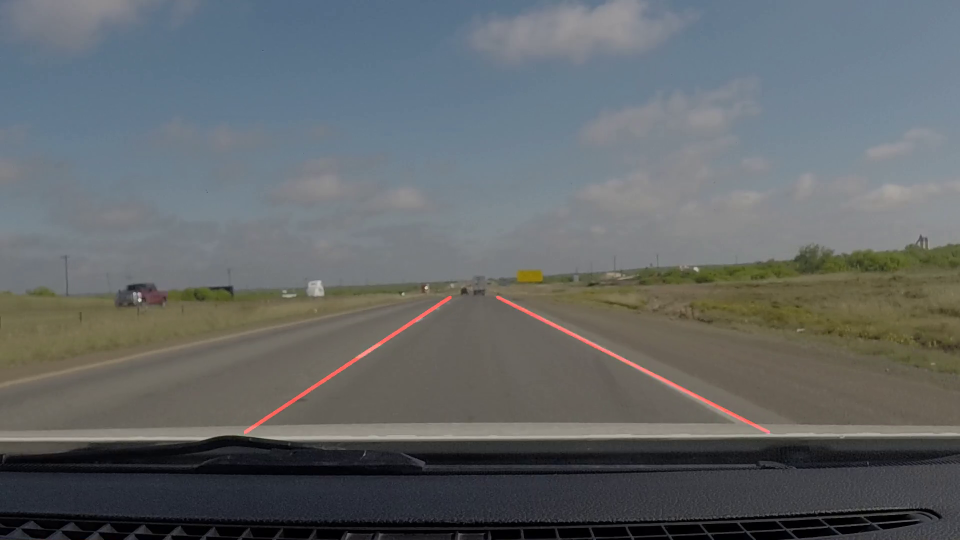
#> input picture frame 2 of Lab_9/highway_right_solid_white_line_short_with_red_lines.mp4, 1920 x 1080 px, given in place of highway_right_solid_white_line_short.mp4, which was not available (shown at 1/2 size)
$ jupyter execute Lab_09.ipynb   (text cells are left out)
#> lines starting #> are read from the running program, lines starting #| are printed output that depends on the picture; after the words box and inside, x2 and y2 are one past the last pixel; in counts of white or black regions, pixels touching at a corner belong together; pictures that were not available may be replaced by others from this repository, and a replacement may not be noted
#> further down, frame is the input picture: shape (1080, 1920, 3); mean B, G, R 105, 103.3, 99.1
[cell 1]
import matplotlib.pyplot as plt
import matplotlib.image as mpimg
import numpy as np
import cv2
import math

# select a region of interest
def region_of_interest(img, vertices):
    """
    Applies an image mask.
    Only keeps the region of the image defined by the polygon
    formed from `vertices`. The rest of the image is set to black.
    """
    #defining a blank mask to start with
    mask = np.zeros_like(img)

    #defining a 3 channel or 1 channel color to fill the mask with depending on the input image
    if len(img.shape) > 2:
        channel_count = img.shape[2]  # i.e. 3 or 4 depending on your image
        ignore_mask_color = (255,) * channel_count
    else:
        ignore_mask_color = 255

    #filling pixels inside the polygon defined by "vertices" with the fill color
    cv2.fillPoly(mask, vertices, ignore_mask_color)

    #returning the image only where mask pixels are nonzero
    masked_image = cv2.bitwise_and(img, mask)

    #cv2.namedWindow('Line detection', cv2.WINDOW_NORMAL)
    #cv2.resizeWindow('Line detection', 900, 550)
    #cv2.imshow('Line detection',masked_image)

    return masked_image

def draw_lines(img, lines, color=[0, 0, 255], thickness=3):

    """
    Draws lines on image.
    Once the line is detected, it will render the detected lines
    back onto the image itself.
    """

    # Create a blank image that matches the original in size.
    line_img = np.zeros(
        (
            img.shape[0],
            img.shape[1],
            3
        ),
        dtype=np.uint8
    )

    # Make a copy of the original image.
    img = np.copy(img)

    # If there are no lines to draw, exit.
    if lines is None:
        return

    # Loop over all lines and draw them on the blank image.
    for line in lines:
        for x1, y1, x2, y2 in line:
            cv2.line(line_img, (x1, y1), (x2, y2), color, thickness)

    # Merge the image with the lines onto the original.
    img = cv2.addWeighted(img, 0.8, line_img, 1.0, 0.0)

    # Return the modified image.
    return img

def pipeline(image):
    """
    An image processing pipeline which will output
    an image with the lane lines annotated.
    """

    # 1.- Read image
    img_colour = image

    # verify that image `img` exist
    if img_colour is None:
        print('ERROR: image ', img_name, 'could not be read')
        exit()

	# 2. Convert from BGR to RGB then from RGB to greyscale
    img_colour_rgb = cv2.cvtColor(img_colour, cv2.COLOR_BGR2RGB)
    grey = cv2.cvtColor(img_colour_rgb, cv2.COLOR_RGB2GRAY)
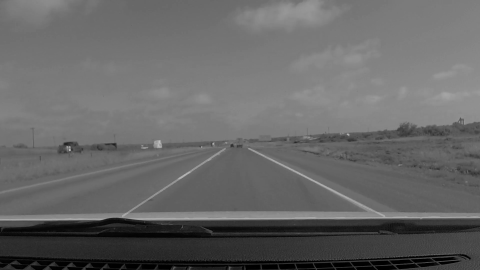
#> grey: shape (1080, 1920) (shown at 1/4 size); min 0, max 213, mean 102.2

	# 3.- Apply Gaussuan smoothing
    kernel_size = (7,7)
    blur_grey = cv2.GaussianBlur(grey, kernel_size, sigmaX=0, sigmaY=0)

	# 4.- Apply Canny edge detector
    low_threshold = 10
    high_threshold = 70
    edges = cv2.Canny(blur_grey, low_threshold, high_threshold, apertureSize=3)
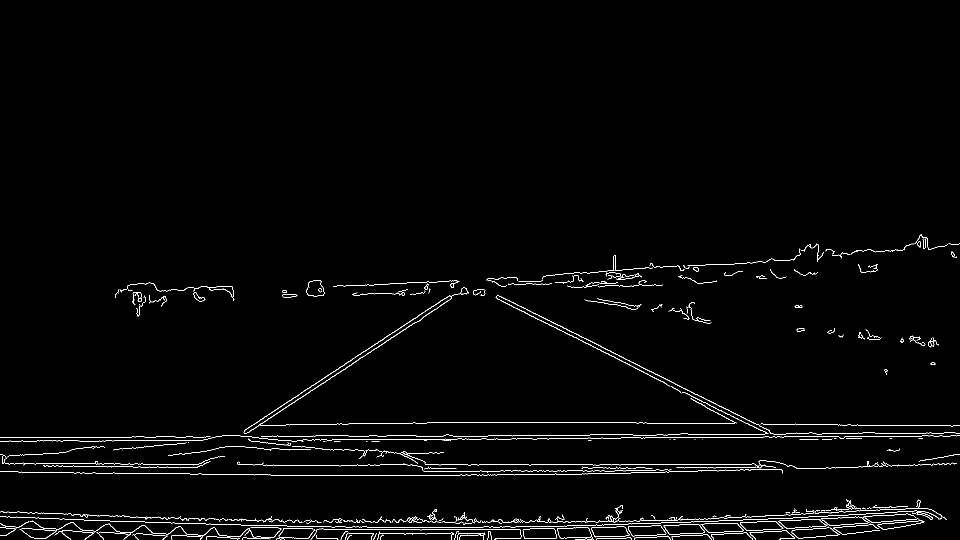
#> edges: shape (1080, 1920) (shown at 1/2 size); 1.5% white in thin lines or dots, all inside (x1, y1, x2, y2) = (0, 468, 1920, 1080)

	# 5.- Define a polygon-shape like region of interest
    img_shape = grey.shape

    # uncomment the following lines when extracting lines around the whole image
    '''
    img_size = img_shape
    bottom_left = (0, img_size[0])
    top_left = (0, 0)
    top_right = (img_size[1], 0)
    bottom_right = (img_size[1], img_size[0])
    '''

	# comment the following lines when extracting lines around the roi
    bottom_left = (430, 840)
    top_left = (900, 580)
    top_right = (1020, 580)
    bottom_right = (1530, 838)

    # create a vertices array that will be used for the roi
    vertices = np.array([[bottom_left,top_left, top_right, bottom_right]], dtype=np.int32)

	# 6.- Get a region of interest using the just created polygon. This will be
	#     used together with the Hough transform to obtain the estimated Hough lines
    masked_edges = region_of_interest(edges, vertices)
#> in region_of_interest, `cv2.fillPoly(mask, vertices, ignore_mask_color)`:
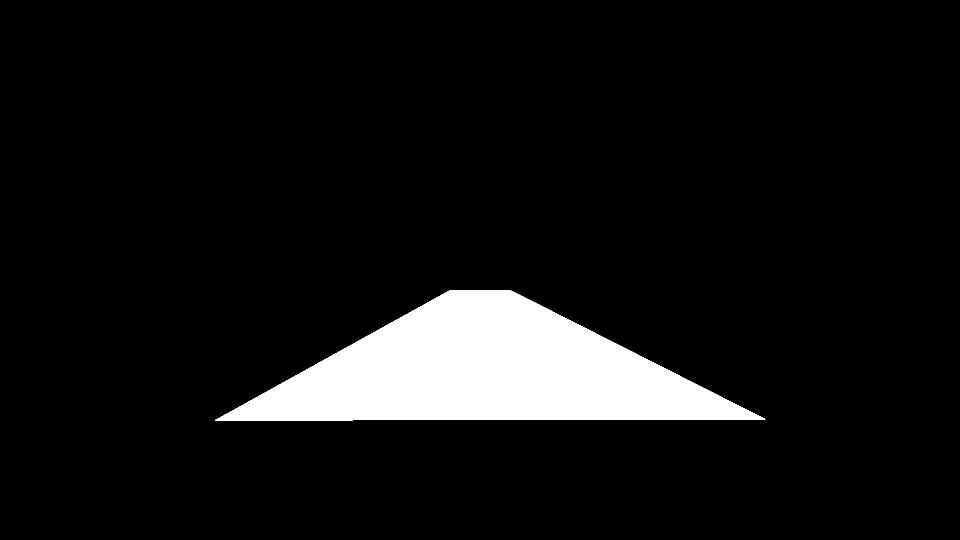
#> mask: shape (1080, 1920) (shown at 1/2 size); 7.7% white; 1 white region, box (x1, y1, x2, y2) and area: (430, 580, 1531, 841) 159112
#> in region_of_interest, `masked_image = cv2.bitwise_and(img, mask)`:
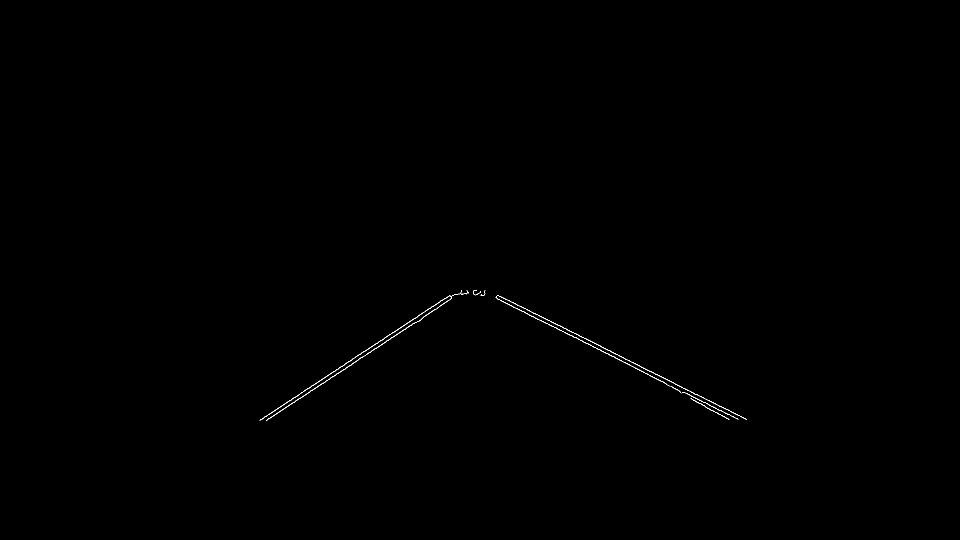
#> masked_image: shape (1080, 1920) (shown at 1/2 size); 0.14% white in thin lines or dots, all inside (x1, y1, x2, y2) = (519, 580, 1494, 841)

	# 7.- Apply Hough transform for lane lines detection
    rho = 1                       # distance resolution in pixels of the Hough grid
    theta = np.pi/180             # angular resolution in radians of the Hough grid
    threshold = 40                # minimum number of votes (intersections in Hough grid cell)
    min_line_len = 5              # minimum number of pixels making up a line
    max_line_gap = 5              # maximum gap in pixels between connectable line segments
    line_image = np.copy(img_colour)*0   # creating a blank to draw lines on
#> line_image: shape (1080, 1920, 3); every value is 0
    hough_lines = cv2.HoughLinesP(masked_edges, rho, theta, threshold, np.array([]), minLineLength=min_line_len, maxLineGap=max_line_gap)
#> hough_lines = 20 rows, first 6: [1268, 735, 1367, 785], [560, 813, 771, 675], [690, 727, 899, 591], [532, 840, 716, 720], [1257, 720, 1438, 812], [652, 761, 856, 628]

    left_line_x = []
    left_line_y = []
    right_line_x = []
    right_line_y = []

    for line in hough_lines:
        for x1, y1, x2, y2 in line:
            slope = (y2 - y1) / (x2 - x1) # <-- Calculating the slope.
            if math.fabs(slope) < 0.5: # <-- Only consider extreme slope
                continue
            if slope <= 0: # <-- If the slope is negative, left group.
                left_line_x.extend([x1, x2])
                left_line_y.extend([y1, y2])
            else: # <-- Otherwise, right group.
                right_line_x.extend([x1, x2])
                right_line_y.extend([y1, y2])
#> this loop made 20 passes
#> after the loop, left_line_x = [560, 771, 690, 899, 532, 716, 652, 856, 533, 590, 846, 902, 773, 828, 519, 654, 520, 569]; left_line_y = [813, 675, 727, 591, 840, 720, 761, 628, 840, 803, 634, 597, 681, 646, 840, 752, 840, 808]; right_line_x = [1268, 1367, 1257, 1438, 1077, 1300, 1203, 1332, 1000, 1117, 1370, 1475, 1386, 1458, 1168, 1196]; right_line_y = [735, 785, 720, 812, 630, 743, 701, 767, 592, 651, 785, 838, 800, 838, 684, 698]

    min_y = int(image.shape[0] * (2.8 / 5))
    max_y = int(image.shape[0] * (3.9 / 5))

    if left_line_x is not None:
        if left_line_y is not None:
            poly_left = np.poly1d(np.polyfit(
                left_line_y,
                left_line_x,
                deg=1
            ))

    left_x_start = int(poly_left(max_y))
#> left_x_start = 521
    left_x_end = int(poly_left(min_y))
#> left_x_end = 888

    if left_line_x is not None:
        if left_line_y is not None:
            poly_right = np.poly1d(np.polyfit(
            right_line_y,
            right_line_x,
            deg=1
        ))

    right_x_start = int(poly_right(max_y))
#> right_x_start = 1477
    right_x_end = int(poly_right(min_y))
#> right_x_end = 1023
    line_image = draw_lines(
        image,
        [[
            [left_x_start, max_y, left_x_end, min_y],
            [right_x_start, max_y, right_x_end, min_y],
        ]],
        thickness=5,
    )
#> in draw_lines, `img = cv2.addWeighted(img, 0.8, line_img, 1.0, 0.0)`:
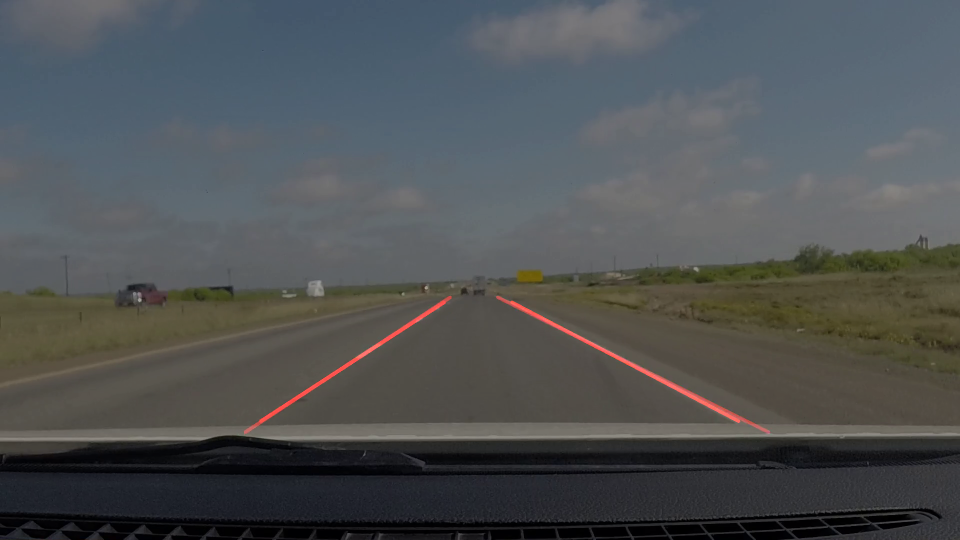
#> img: shape (1080, 1920, 3) (shown at 1/2 size); mean B, G, R 84, 82.7, 79.5
    return line_image

# [11 lines of commented-out code are left out]
cap = cv2.VideoCapture('highway_right_solid_white_line_short.mp4')

# main loop
while(cap.isOpened()):

    # read current frame
    ret, frame = cap.read()

    # convert from colour to grayscale image
    #img = cv2.cvtColor(frame, cv2.COLOR_BGR2RGB)

    # run pipeline
    line_image = pipeline(frame)

    cv2.namedWindow('Line detection', cv2.WINDOW_NORMAL)
    cv2.resizeWindow('Line detection', 900, 550)
    cv2.imshow('Line detection',line_image)

    # wait for the user to press 'q' to exit
    if cv2.waitKey(1) & 0xFF == ord('q'):
#> (key q is pressed here)
        break

# release VideoCapture object
cap.release()

# destroy windows to free memory
cv2.destroyAllWindows()

$ run again, starting later in the video
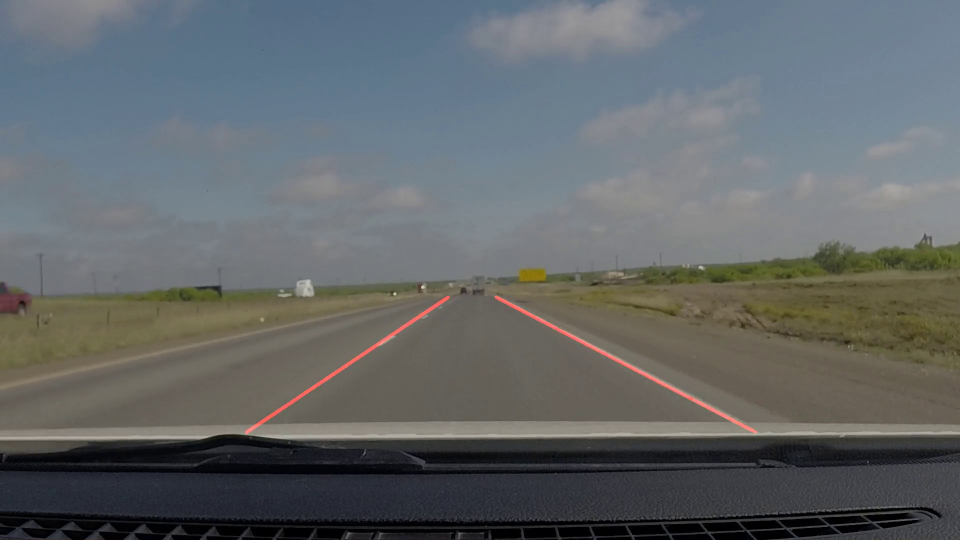
#> input picture frame 12 of Lab_9/highway_right_solid_white_line_short_with_red_lines.mp4, 1920 x 1080 px, given in place of highway_right_solid_white_line_short.mp4, which was not available (shown at 1/2 size)
#> frame is the input picture: shape (1080, 1920, 3); mean B, G, R 104.7, 103.1, 98.8
#> in pipeline, `edges = cv2.Canny(blur_grey, low_threshold, high_threshold, apertureSi..`:
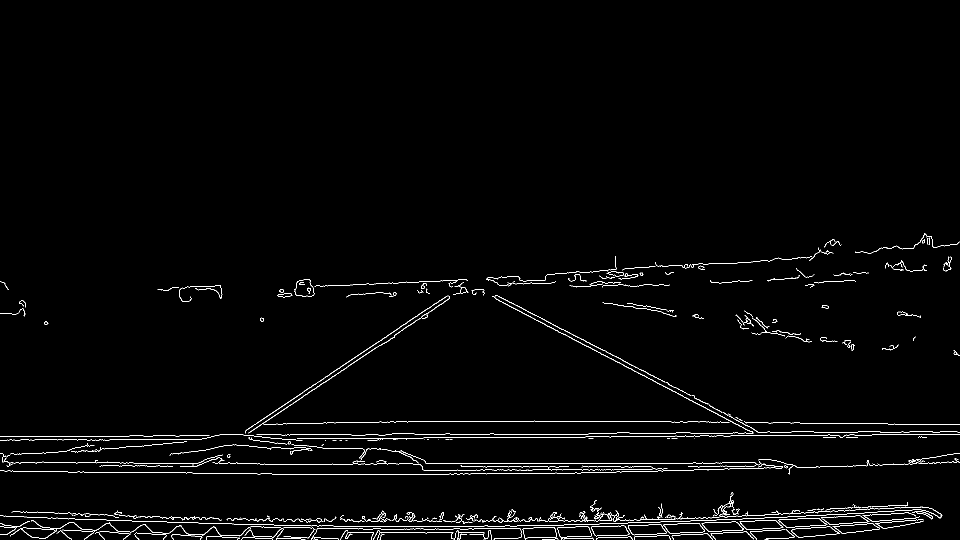
#> edges: shape (1080, 1920) (shown at 1/2 size); 1.6% white in thin lines or dots, all inside (x1, y1, x2, y2) = (0, 467, 1920, 1080)
#> mask: shape (1080, 1920); 7.7% white; 1 white region, box (x1, y1, x2, y2) and area: (430, 580, 1531, 841) 159112
#> masked_image: shape (1080, 1920); 0.13% white in thin lines or dots, all inside (x1, y1, x2, y2) = (522, 580, 1480, 841)
#> line_image: shape (1080, 1920, 3); every value is 0
#> hough_lines = 19 rows, first 6: [522, 840, 756, 683], [535, 840, 752, 694], [1090, 641, 1336, 766], [728, 703, 895, 591], [992, 590, 1102, 646], [1176, 693, 1300, 758]
#> the loop in pipeline, `for line in hough_lines:` made 19 passes
#> after the loop in pipeline, `for line in hough_lines:`: left_line_x = [522, 756, 535, 752, 728, 895, 563, 760, 796, 860, 771, 789, 863, 898, 789, 813, 553, 892]; left_line_y = [840, 683, 840, 694, 703, 591, 822, 690, 666, 622, 685, 673, 620, 597, 670, 654, 820, 592]; right_line_x = [1090, 1336, 992, 1102, 1176, 1300, 1257, 1428, 1009, 1174, 1337, 1380, 991, 1082, 1383, 1388, 1405, 1469, 1124, 1213]; right_line_y = [641, 766, 590, 646, 693, 758, 735, 825, 606, 693, 768, 790, 597, 645, 790, 793, 803, 838, 666, 713]
#> left_x_start = 527
#> left_x_end = 884
#> right_x_start = 1475
#> right_x_end = 1008
#> in draw_lines, `img = cv2.addWeighted(img, 0.8, line_img, 1.0, 0.0)`:
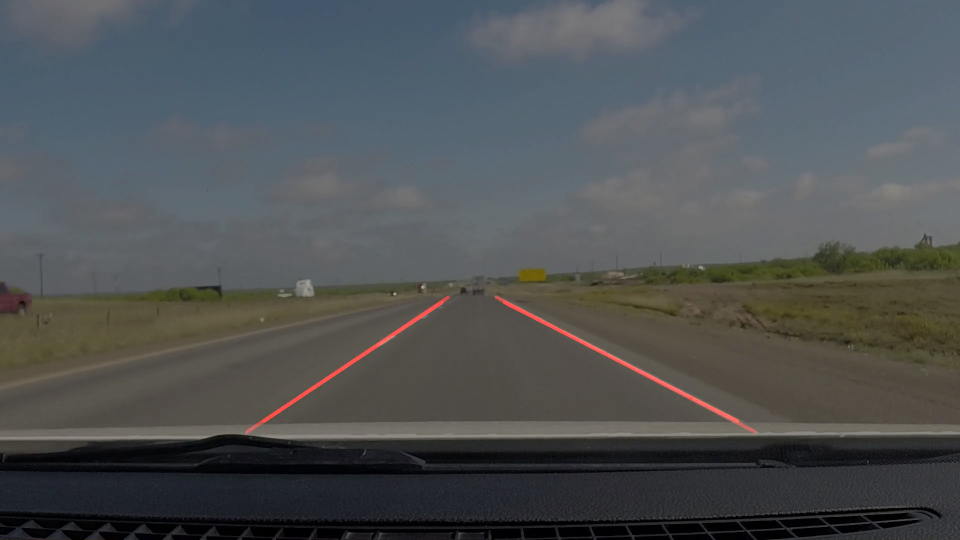
#> img: shape (1080, 1920, 3) (shown at 1/2 size); mean B, G, R 83.8, 82.4, 79.3

$ run again, starting later in the video
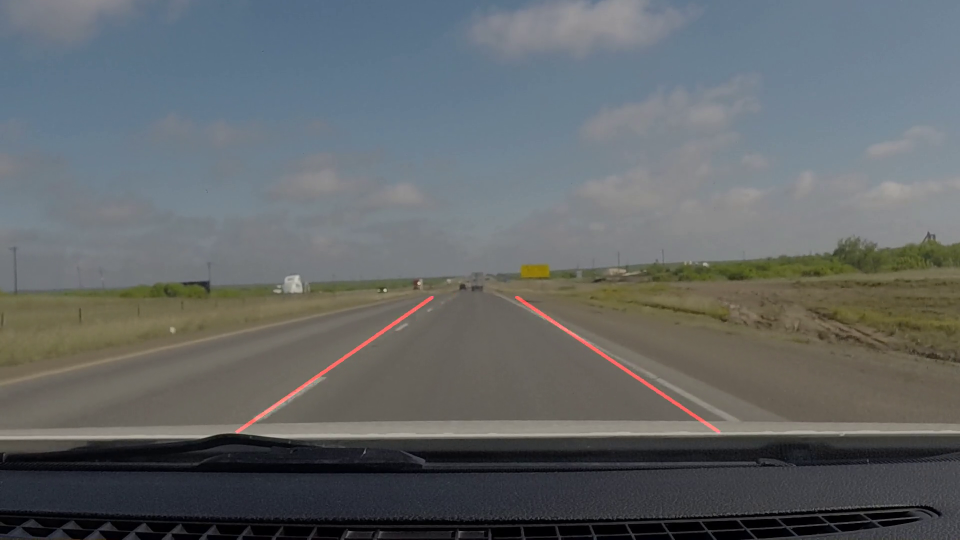
#> input picture frame 21 of Lab_9/highway_right_solid_white_line_short_with_red_lines.mp4, 1920 x 1080 px, given in place of highway_right_solid_white_line_short.mp4, which was not available (shown at 1/2 size)
#> frame is the input picture: shape (1080, 1920, 3); mean B, G, R 104.7, 103, 98.9
#> in pipeline, `edges = cv2.Canny(blur_grey, low_threshold, high_threshold, apertureSi..`:
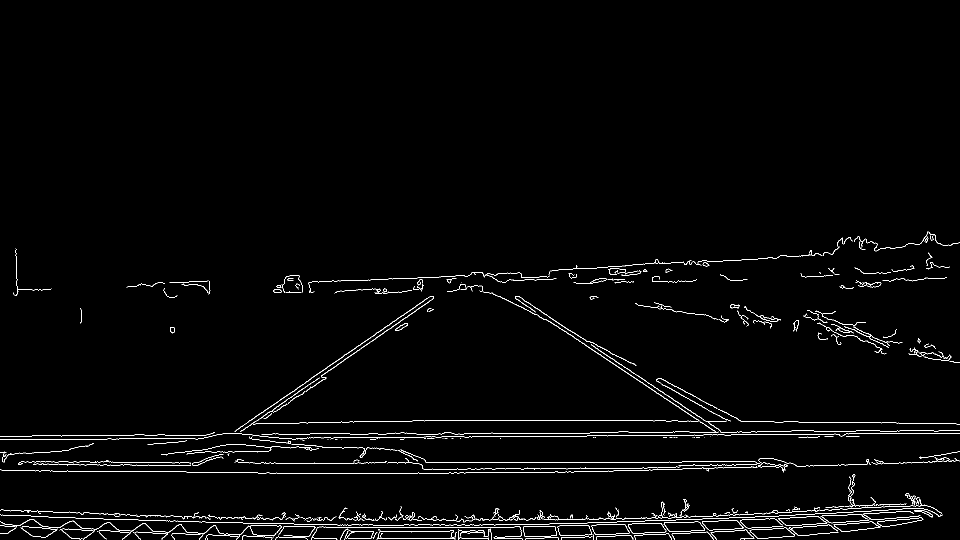
#> edges: shape (1080, 1920) (shown at 1/2 size); 1.7% white in thin lines or dots, all inside (x1, y1, x2, y2) = (0, 463, 1920, 1080)
#> mask: shape (1080, 1920); 7.7% white; 1 white region, box (x1, y1, x2, y2) and area: (430, 580, 1531, 841) 159112
#> masked_image: shape (1080, 1920); 0.16% white in thin lines or dots, all inside (x1, y1, x2, y2) = (500, 580, 1477, 841)
#> line_image: shape (1080, 1920, 3); every value is 0
#> hough_lines = 38 rows, first 6: [1105, 646, 1275, 760], [702, 711, 856, 604], [1182, 688, 1403, 837], [1387, 792, 1440, 820], [516, 840, 761, 669], [562, 799, 786, 643]
#> the loop in pipeline, `for line in hough_lines:` made 38 passes
#> after the loop in pipeline, `for line in hough_lines:`: left_line_x = 26 values, max 856 at index 1, min 515 at index 20, mean 659.7; left_line_y = 26 values, max 840 at index 2, min 604 at index 1, mean 742.4; right_line_x = 48 values, max 1476 at index 39, min 1030 at index 34, mean 1256.9; right_line_y = 48 values, max 838 at index 11, min 592 at index 46, mean 730
#> left_x_start = 517
#> left_x_end = 857
#> right_x_start = 1445
#> right_x_end = 1044
#> in draw_lines, `img = cv2.addWeighted(img, 0.8, line_img, 1.0, 0.0)`:
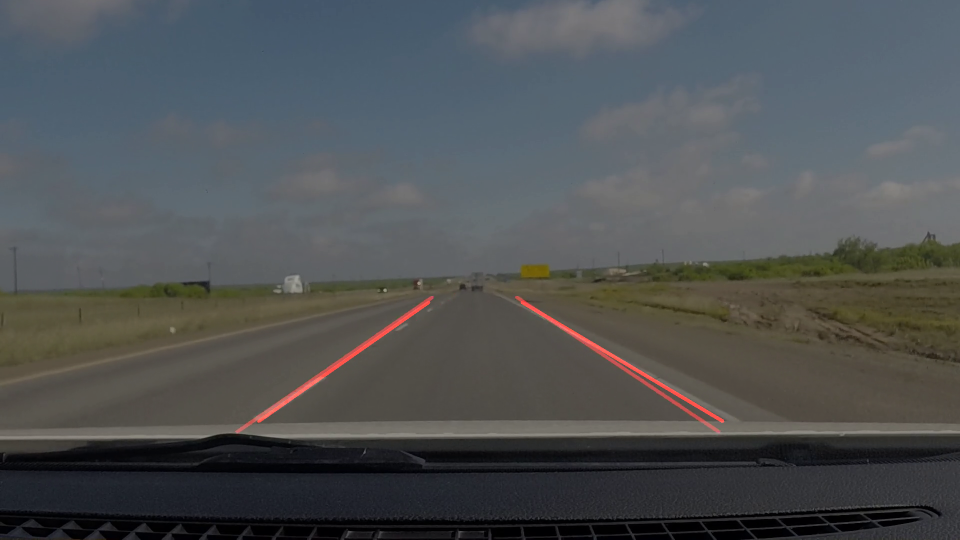
#> img: shape (1080, 1920, 3) (shown at 1/2 size); mean B, G, R 83.7, 82.4, 79.5
